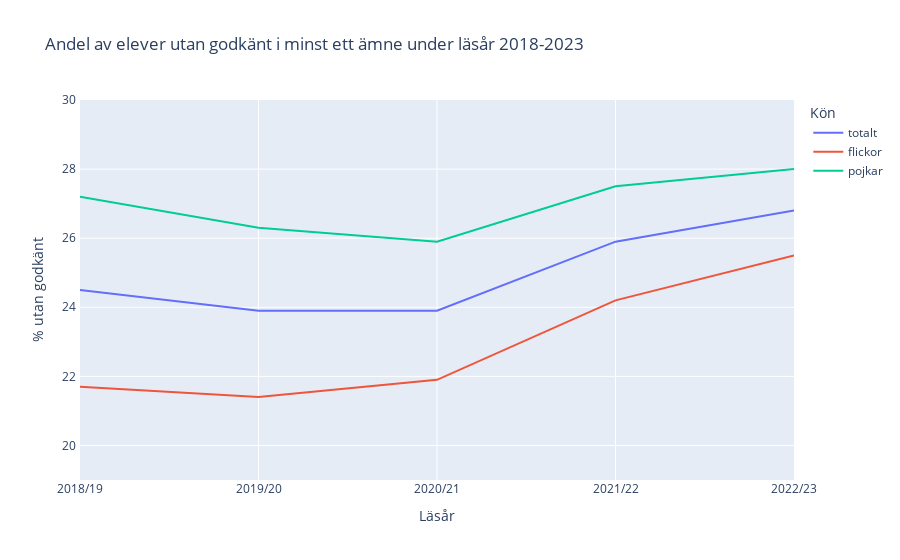

Notebook code cell kept with this figure:
### Code cell
import plotly_express as px


fig = px.line(
    df_results_yearly,
    x="Läsår",
    y=["totalt", "flickor", "pojkar"],
    title="Andel av elever utan godkänt i minst ett ämne under läsår 2018-2023",
).update_layout(yaxis_title="% utan godkänt", legend_title="Kön", hovermode="x", yaxis_range=[19, 30])
# Code for changing labels at hover from https://stackoverflow.com/questions/72773775/plotly-express-line-chart-renaming-variable-in-legend-title-and-hover-text
names = {"variable": "Kön", "value": "%"}
fig.for_each_trace(
    lambda t: t.update(
        hovertemplate=t.hovertemplate.replace("variable", names["variable"]).replace(
            "value", names["value"]
        )
    )
)
fig.update_yaxes(ticksuffix = " ")
fig.update_xaxes(
    showspikes=True,
    spikemode="across",
    spikecolor="gray",
    spikesnap="cursor",
    spikedash="solid",
)
fig.show()

### Figure 1 — Plotly figure (JSON) as saved in the notebook; plotly's stock layout.template omitted (floating-point values rounded to 4 significant figures)
{"data": [{"hovertemplate": "Kön=totalt<br>Läsår=%{x}<br>%=%{y}<extra></extra>", "legendgroup": "totalt", "line": {"color": "#636efa", "dash": "solid"}, "marker": {"symbol": "circle"}, "mode": "lines", "name": "totalt", "orientation": "v", "showlegend": true, "type": "scatter", "x": ["2018/19", "2019/20", "2020/21", "2021/22", "2022/23"], "xaxis": "x", "y": [24.5, 23.9, 23.9, 25.9, 26.8], "yaxis": "y"}, {"hovertemplate": "Kön=flickor<br>Läsår=%{x}<br>%=%{y}<extra></extra>", "legendgroup": "flickor", "line": {"color": "#EF553B", "dash": "solid"}, "marker": {"symbol": "circle"}, "mode": "lines", "name": "flickor", "orientation": "v", "showlegend": true, "type": "scatter", "x": ["2018/19", "2019/20", "2020/21", "2021/22", "2022/23"], "xaxis": "x", "y": [21.7, 21.4, 21.9, 24.2, 25.5], "yaxis": "y"}, {"hovertemplate": "Kön=pojkar<br>Läsår=%{x}<br>%=%{y}<extra></extra>", "legendgroup": "pojkar", "line": {"color": "#00cc96", "dash": "solid"}, "marker": {"symbol": "circle"}, "mode": "lines", "name": "pojkar", "orientation": "v", "showlegend": true, "type": "scatter", "x": ["2018/19", "2019/20", "2020/21", "2021/22", "2022/23"], "xaxis": "x", "y": [27.2, 26.3, 25.9, 27.5, 28], "yaxis": "y"}], "layout": {"hovermode": "x", "legend": {"title": {"text": "Kön"}, "tracegroupgap": 0}, "title": {"text": "Andel av elever utan godkänt i minst ett ämne under läsår 2018-2023"}, "xaxis": {"anchor": "y", "domain": [0, 1], "showspikes": true, "spikecolor": "gray", "spikedash": "solid", "spikemode": "across", "spikesnap": "cursor", "title": {"text": "Läsår"}}, "yaxis": {"anchor": "x", "domain": [0, 1], "range": [19, 30], "ticksuffix": " ", "title": {"text": "% utan godkänt"}}}}
